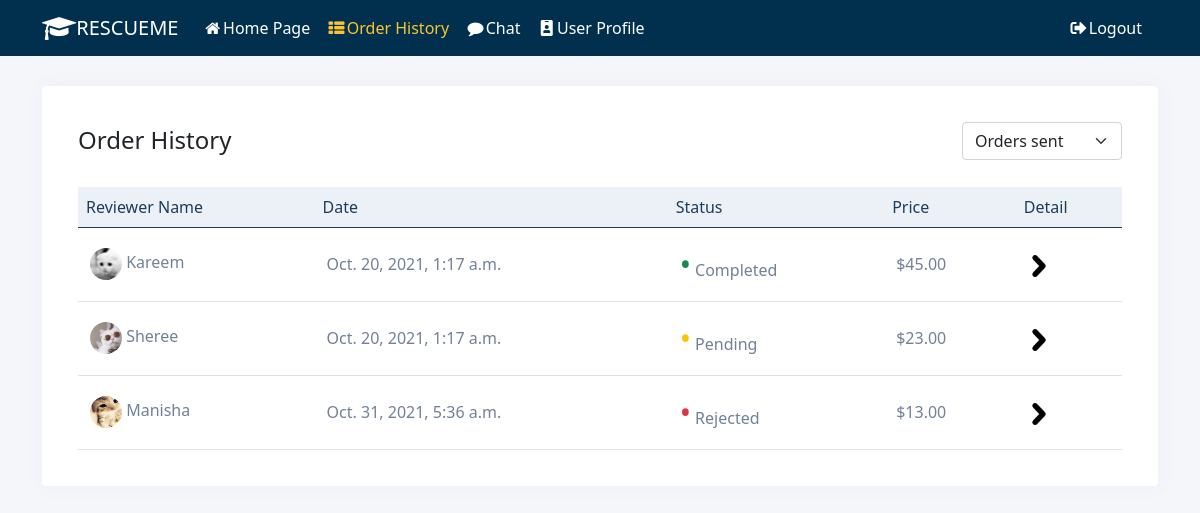
The app's page /order/ (signed in) with its own data.
### resume_review/models.py (models this page shows)
class Order(models.Model):
    PENDING = 'Pending'
    ACCEPT = 'Accepted'
    REJECT = 'Rejected'
    COMPLETE = 'Completed'
    Order_State = [
        (PENDING, 'Pending'),
        (ACCEPT, 'Accepted'),
        (REJECT, 'Rejected'),
        (COMPLETE, 'Completed'),
    ]
    account = models.ForeignKey(Account, on_delete=models.PROTECT)
    reviewer = models.ForeignKey(Reviewer, on_delete=models.PROTECT)
    create_at = models.DateTimeField(null=False, default=timezone.now)
    finished_at = models.DateTimeField(null=True, default=None)
    state = models.CharField(
        max_length=100, choices=Order_State, default=PENDING)
    resume = models.FileField(upload_to ='resumes', null=True)

class Reviewer(models.Model):
    account = models.ForeignKey(Account, on_delete=models.CASCADE)
    price = models.DecimalField(max_digits=6, decimal_places=2, default=0)
    specialized_field = models.CharField(max_length=255)
    self_intro = models.TextField()
    DELIVERY_TIME_CHOICES = [
        ('delivery_1', 'One week'),
        ('delivery_2', 'Two weeks'),
        ('delivery_3', 'Three weeks'),
        ('delivery_4', 'Four weeks or more'),
    ]
    rate = models.IntegerField(default=0)
    delivery_time = models.CharField(
        max_length=255, choices=DELIVERY_TIME_CHOICES, default='delivery_1')

class Account(models.Model):
    FRESHMEN = 'Freshmen'
    SOPHOMORE = 'Sophomore'
    JUNIOR = 'Junior'
    SENIOR = 'Senior'
    GRADUATE = 'Graduate'
    ACADEMIC_STANDING = [
        (FRESHMEN, 'Freshmen'),
        (SOPHOMORE, 'Sophomore'),
        (JUNIOR, 'Junior'),
        (SENIOR, 'Senior'),
        (GRADUATE, 'Graduate'),
    ]
    MAJOR = source_api.get_major_list()
    user = models.ForeignKey(User, on_delete=models.CASCADE)
    first_name = models.CharField(max_length=255)
    last_name = models.CharField(max_length=255)
    major = models.CharField(max_length=255, choices=MAJOR)
    academic = models.CharField(
        max_length=255, choices=ACADEMIC_STANDING)
    phone = models.CharField(max_length=12)
    create_at = models.DateField(auto_now=True)
    avatar = models.ImageField(
        upload_to='profile_pic', null=True, default='user.png')

### resume_review/views.py (the view)
# urls.py: path('order/', views.OrderPageView.as_view(), name='order'),
class OrderPageView(TemplateView):
    template_name = "order.html"
    def get(self, request, *args, **kwargs):
        context = self.get_context_data(**kwargs)
        if not self.request.user.is_authenticated:
            return HttpResponseRedirect('/')
        return self.render_to_response(context)
    def get_context_data(self, **kwargs):
        context = super().get_context_data(**kwargs)
        user = self.request.user
        current_account = user_api.get_account_by_user(user)
        user_order = Order.objects.filter(account=current_account)
        current_reviewer = user_api.get_reviewer_by_account(current_account)
        reviewer_order = Order.objects.filter(
            reviewer=current_reviewer) if current_reviewer is not None else None
        context['user_order'] = user_order
        context['reviewer_order'] = reviewer_order
        return context

### resume_review/user_api.py (called while the page is built)
def get_reviewer_by_account(account):
    try:
        reviewers = Reviewer.objects.filter(account=account)
        if len(reviewers) == 0:
            logger.error('cannot find reviewer for %s' % account.user)
            return None
        return reviewers[0]
    except:
        logger.error('get_reviewer_by_account failed')
    return None

def get_account_by_user(user):
    try:
        accounts = Account.objects.filter(user=user)
        if len(accounts) == 0:
            logger.error('cannot find account for user %s' % user)
            return None
        return accounts[0]
    except:
        logger.error('get_account_by_user failed')
    return None

### resume_review/templates/order.html (shortened to what this page needs)
{% extends "base.html" %}
{% load static %}
{% block content %}
<link rel="stylesheet" href="{% static 'css/orderpage.css' %}" />
<div class="container">
    <div class="row">
        <div class="col-xl-12">
            <div class="card">
                <div class="card-body">
                    <div class="row mb-2">
                        <div class="col-sm-9"><h4 class="header-title pb-3 mt-1">Order History</h4></div>
                        <div class="col-sm-3">
                            <select class="form-select" id="order-select" style="width:160px;float:right">
                                <option>Orders sent</option>
                            </select>
                        </div>
                    </div>
                    <div class="table-responsive">
                        <table class="table table-hover mb-0" id="reviewer-table">
                    <thead>
                        <tr>
                            <th>Reviewer Name</th>
                            <th>Date</th>
                            <th>Status</th>
                            <th>Price</th>
                            <th>Detail</th>
                        </tr>
                    </thead>
                    <tbody>
                        {% for order in user_order %}
                        <tr data-href= "/order_detail/?order_id={{ order.id }}">
                            <td><img src="{{order.reviewer.account.avatar.url}}" alt="" class="thumb-sm rounded-circle mr-2">  {{ order.reviewer.account.first_name }}</td>
                            <td>{{ order.create_at }}</td>
                            <td id = "status-of-order">
                            <span class="status {{ order.state }}">•</span>
                            {{ order.state }}
                            </td>
                            <td>${{ order.reviewer.price }}</td>
                            <td class='go-to-detail'>
                                <a href="/order_detail/?order_id={{ order.id }}"> <img src="{% static 'img/right-arrow.png' %}"></a>
                            </td>
                        </tr>
                        {% endfor %}
                    </tbody>
                </table>
                </div>
            </div>
        </div>
    </div>
</div>
{% endblock %}

### static/css/orderpage.css (style rules this page uses)
img { height: 22px; width: 22px; }
th { padding: 15px 20px 20px 15px; }
th { color: #003658; }
td { padding: 15px; }
table { width: 90%; margin: auto; background-color: #fff; }
body { background:#f5f6fa; }
.card { border: none; -webkit-box-shadow: 1px 0 20px rgba(96,93,175,.05); box-shadow: 1px 0 20px rgba(96,93,175,.05); margin-bottom: 30px; margin-top:30px; padding:20px; }
.table th { font-weight: 500; color: #1b3d59; }
.table thead { background-color: #ECF1F7; }
.table>tbody>tr>td, .table>tfoot>tr>td, .table>thead>tr>td { padding: 14px 12px; vertical-align: middle; }
.table tr td { color: #718196; }
.thumb-sm { height: 32px; width: 32px; }
.status { font-size:30px; }

### records on screen
Order: reviewer.account.avatar (picture), reviewer.account.first_name "Kareem", create_at "Oct. 20, 2021, 1:17 a.m.", state "Completed", reviewer.price "45.00"
Order: reviewer.account.avatar (picture), reviewer.account.first_name "Sheree", create_at "Oct. 20, 2021, 1:17 a.m.", state "Pending", reviewer.price "23.00"
Order: reviewer.account.avatar (picture), reviewer.account.first_name "Manisha", create_at "Oct. 31, 2021, 5:36 a.m.", state "Rejected", reviewer.price "13.00"
